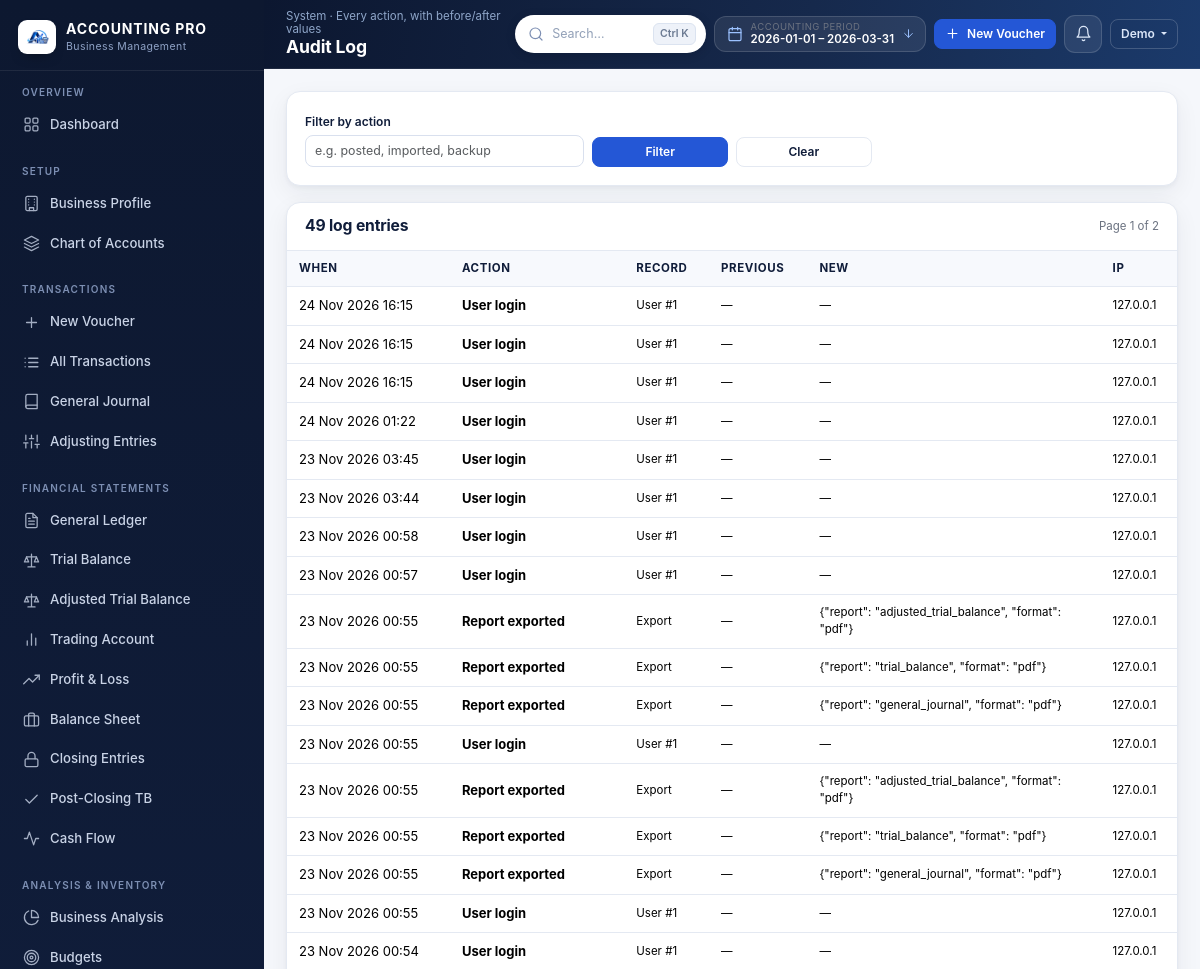
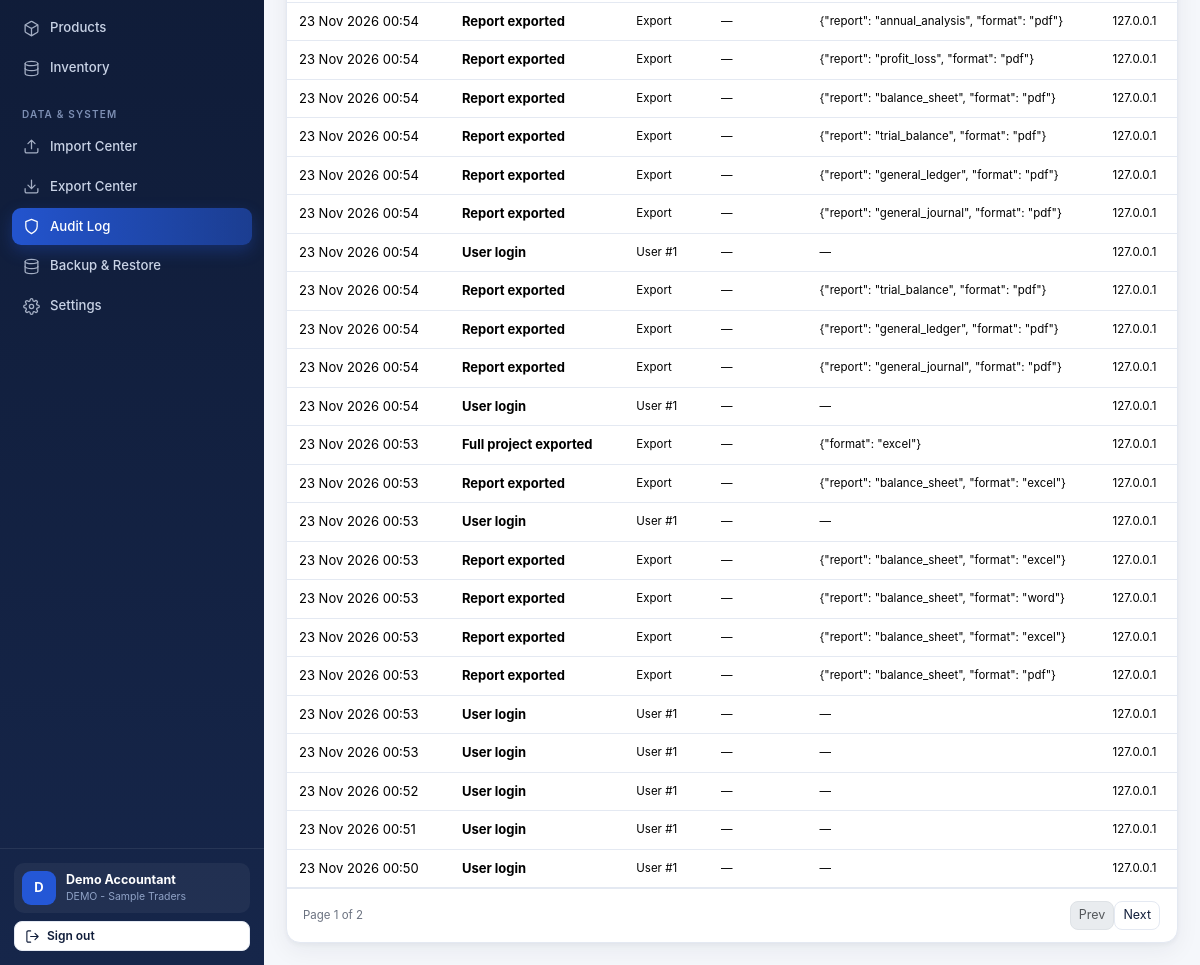
Page /audit-log (signed in) on the earlier database version (2 pictures, top to bottom).
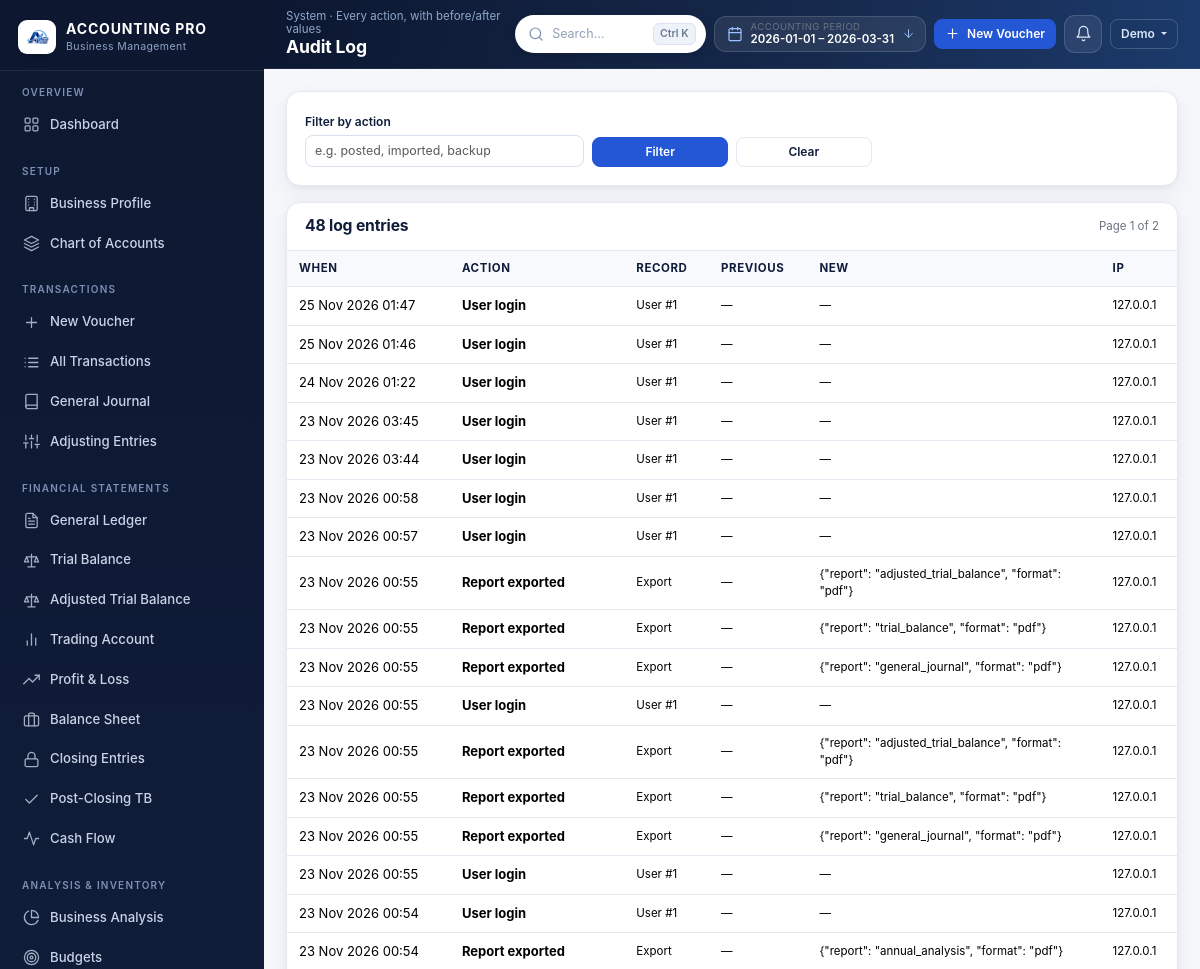
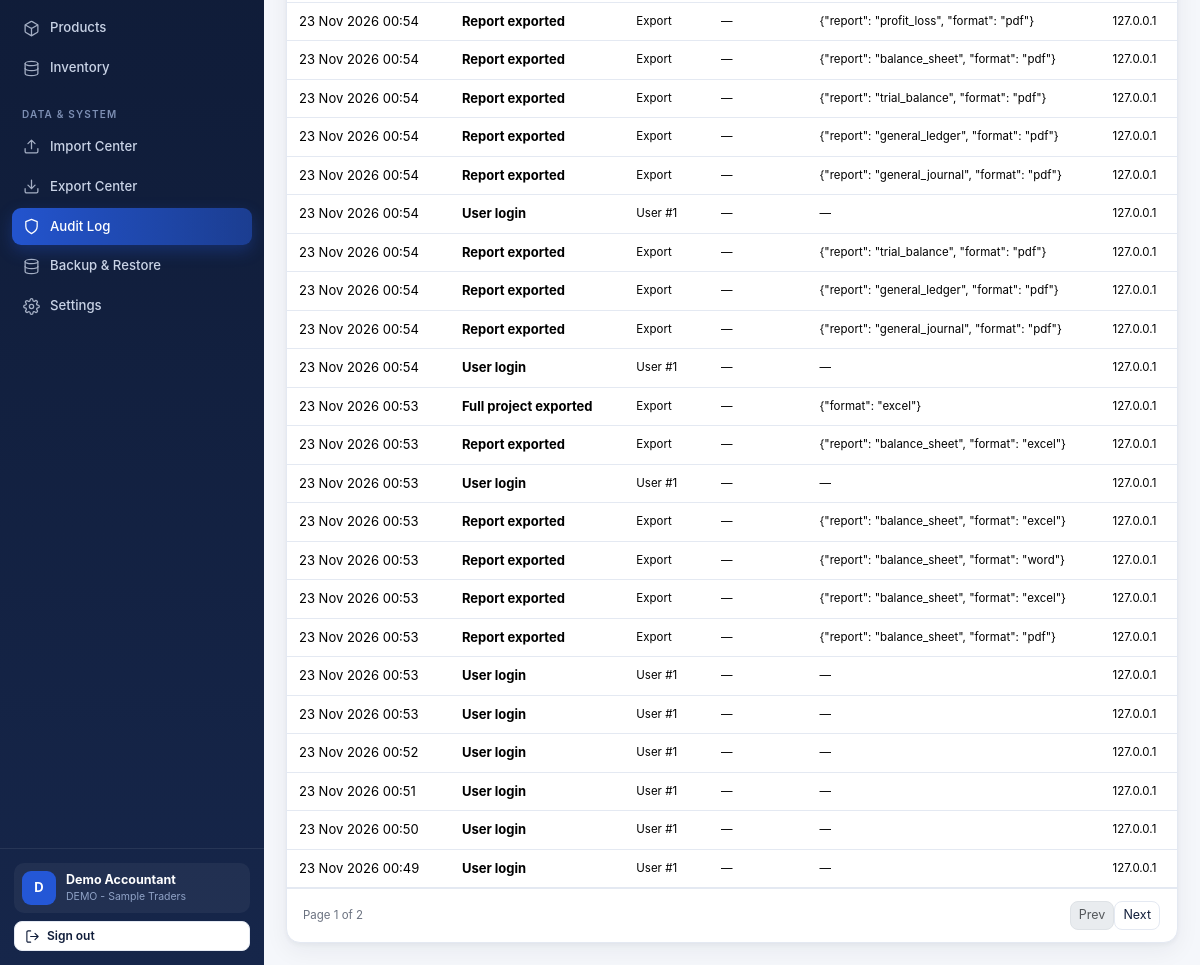
Same page on the later database version (2 pictures, top to bottom).
### models.py (models this page shows)
class AuditLog(db.Model):
    __tablename__ = "audit_logs"
    __table_args__ = (Index("ix_audit_user_time", "user_id", "created_at"),)
    id = db.Column(Integer, primary_key=True)
    user_id = db.Column(Integer, ForeignKey("users.id", ondelete="SET NULL"))
    business_id = db.Column(Integer, ForeignKey("businesses.id", ondelete="SET NULL"))
    action = db.Column(String(60), nullable=False)
    record_type = db.Column(String(60))
    record_id = db.Column(Integer)
    previous_values = db.Column(Text)
    new_values = db.Column(Text)
    ip_address = db.Column(String(60))
    created_at = db.Column(DateTime, default=datetime.utcnow, nullable=False, index=True)

### app.py (the view)
    @app.route("/audit-log")
    @login_required
    def audit_log():
        page = max(1, int(request.args.get("page", 1) or 1))
        per_page = 40
        query = AuditLog.query.filter_by(user_id=current_user().id)
        action = (request.args.get("action") or "").strip()
        if action:
            query = query.filter(AuditLog.action.ilike(f"%{action}%"))
        total = query.count()
        items = (query.order_by(AuditLog.created_at.desc())
                 .offset((page - 1) * per_page).limit(per_page).all())
        return render_template("audit_log.html",
                               pagination=Pagination(items, page, per_page, total),
                               action=action)

### admin_panel.py (called while the page is built)
def _admin_credentials(app):
    email = (app.config.get("ADMIN_EMAIL") or "admin@accountingpro.local").strip().lower()
    password = app.config.get("ADMIN_PASSWORD") or "Admin@12345"
    name = app.config.get("ADMIN_NAME") or "System Administrator"
    return email, password, name

### app.py (called while the page is built, shortened)
def current_user():
    if "user_id" not in session:
        return None
    return db.session.get(User, session["user_id"])

def login_required(view):
    @wraps(view)
    def wrapped(*args, **kwargs):
        if not current_user():
            flash("Please sign in to continue.", "warning")
            return redirect(url_for("login", next=request.path))
        return view(*args, **kwargs)
    return wrapped

def ensure_business(user):
    business = (Business.query.filter_by(user_id=user.id)
                .order_by(Business.id).first())
    if business:
        return business

def get_business():
    user = current_user()
    if not user:
        return None
    cached = g.get("business")
    if cached is not None and g.get("business_user_id") == user.id:
        return cached
    business = ensure_business(user)
    g.business = business
    g.business_user_id = user.id
    return business

### templates/audit_log.html (shortened to what this page needs)
{% extends 'base.html' %}
{% from 'partials/macros.html' import empty_state %}
{% block page_title %}Audit Log{% endblock %}
{% block crumb %}System · Every action, with before/after values{% endblock %}
{% block content %}
<div class="card mb-3">
  <div class="card-body">
    <form method="get" class="row g-2 align-items-end">
      <div class="col-12 col-md-4">
        <label class="form-label">Filter by action</label>
        <input class="form-control form-control-sm" name="action" value="{{ action }}"
               placeholder="e.g. posted, imported, backup">
      </div>
      <div class="col-12 col-md-2"><button class="btn btn-primary btn-sm w-100">Filter</button></div>
      <div class="col-12 col-md-2"><a class="btn btn-ghost btn-sm w-100" href="{{ url_for('audit_log') }}">Clear</a></div>
    </form>
  </div>
</div>
<div class="card">
  <div class="card-header"><h3>{{ pagination.total }} log entries</h3>
    <span class="hint">Page {{ pagination.page }} of {{ pagination.pages }}</span></div>
  <div class="table-wrap">
    <table class="table table-stack align-middle">
      <thead><tr><th>When</th><th>Action</th><th>Record</th><th>Previous</th><th>New</th><th>IP</th></tr></thead>
      <tbody>
        {% for log in pagination.items %}
          <tr>
            <td class="nowrap" data-label="When">{{ log.created_at|dt('%d %b %Y %H:%M') }}</td>
            <td data-label="Action"><strong>{{ log.action }}</strong></td>
            <td class="hint" data-label="Record">{{ log.record_type or '—' }}{% if log.record_id %} #{{ log.record_id }}{% endif %}</td>
            <td class="hint" data-label="Previous" style="max-width:260px;word-break:break-word">{{ log.previous_values or '—' }}</td>
            <td class="hint" data-label="New" style="max-width:260px;word-break:break-word">{{ log.new_values or '—' }}</td>
            <td class="hint" data-label="IP">{{ log.ip_address or '—' }}</td>
          </tr>
        {% else %}
          <tr><td colspan="6">{{ empty_state('No audit entries', 'Actions you take will be recorded here.', 'shield') }}</td></tr>
        {% endfor %}
      </tbody>
    </table>
  </div>
  {% if pagination.pages > 1 %}
  <div class="pagination-bar">
    <span class="hint">Page {{ pagination.page }} of {{ pagination.pages }}</span>
    <nav class="pages"><ul class="pagination pagination-sm mb-0">
      <li class="page-item {{ 'disabled' if not pagination.has_prev }}">
        <a class="page-link" href="{{ url_for('audit_log', page=pagination.prev_num, action=action) }}">Prev</a></li>
      <li class="page-item {{ 'disabled' if not pagination.has_next }}">
        <a class="page-link" href="{{ url_for('audit_log', page=pagination.next_num, action=action) }}">Next</a></li>
    </ul></nav>
  </div>
  {% endif %}
</div>
{% endblock %}

Differences in the rows shown:
no longer on this page (row edited): AuditLog: created_at|dt "24 Nov 2026 16:15", action "User login", record_type "User", record_id "1", previous_values "—", new_values "—", ip_address "127.0.0.1"
no longer on this page (row edited): AuditLog: created_at|dt "24 Nov 2026 16:15", action "User login", record_type "User", record_id "1", previous_values "—", new_values "—", ip_address "127.0.0.1"
added AuditLog: created_at|dt "25 Nov 2026 01:47", action "User login", record_type "User", record_id "1", previous_values "—", new_values "—", ip_address "127.0.0.1"
changed AuditLog: created_at|dt "24 Nov 2026 16:15" → "25 Nov 2026 01:46"
now on this page (row unchanged): AuditLog: created_at|dt "23 Nov 2026 00:49", action "User login", record_type "User", record_id "1", previous_values "—", new_values "—", ip_address "127.0.0.1"
Other differences:
{{ pagination.total }}: "49" → "48"
